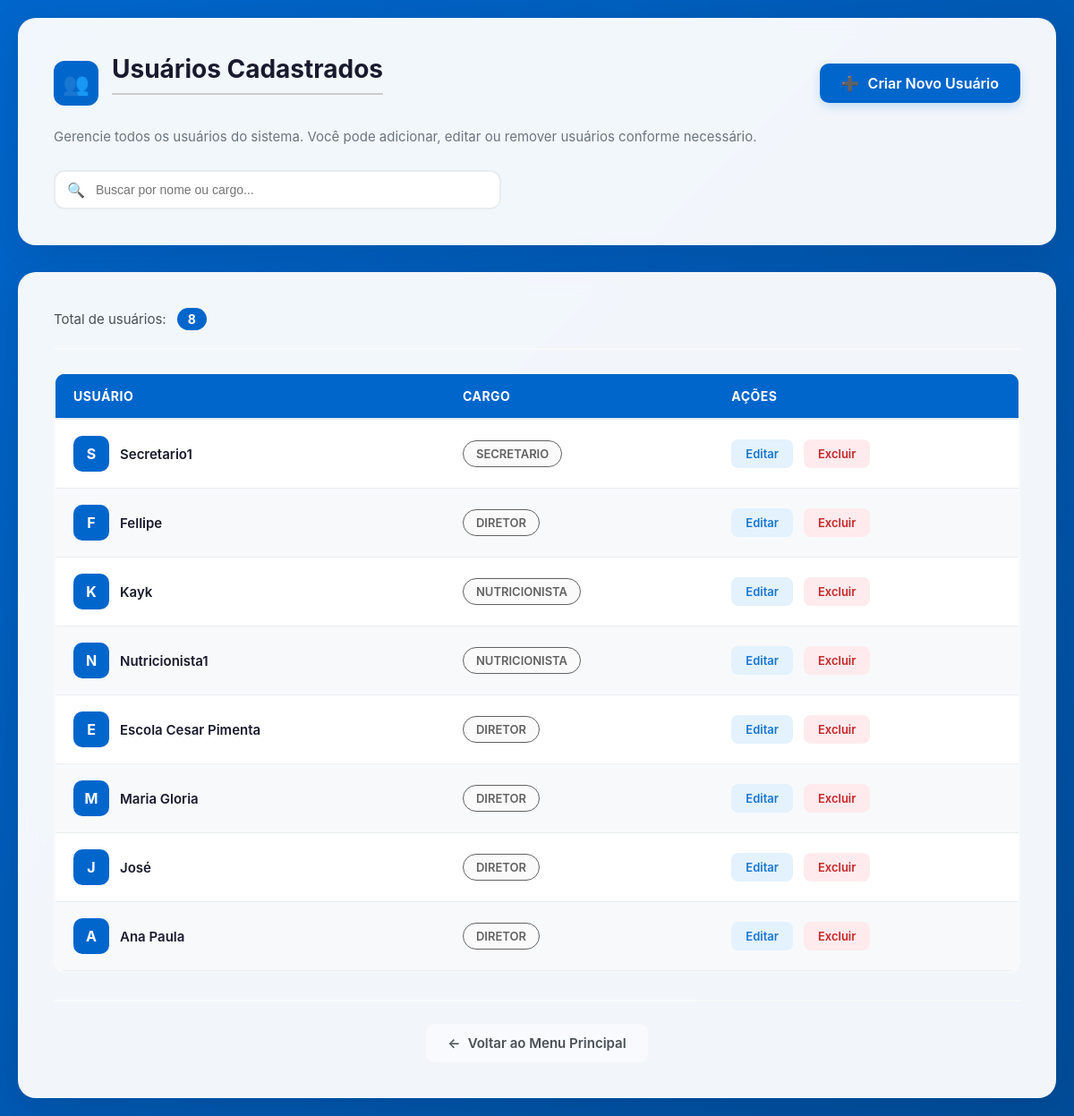
Screenshot of /usuarios/ (signed in) with the database file from the repository.
### usuarios/models.py (models this page shows, shortened)
class Usuario(AbstractUser):
    username_validator = validators.RegexValidator(
        r'^[\w.@+ -]+$',
        'Informe um nome de usuário válido. Este valor pode conter apenas letras, números, espaços e os caracteres @/./+/-/_.'
    )
    username = models.CharField(
        max_length=150,
        unique=True,
        help_text='Obrigatório. 150 caracteres ou menos. Letras, números e espaços apenas.',
        validators=[username_validator],
        error_messages={
            'unique': "Um usuário com este nome já existe.",
        },
    )
    FUNCOES = (
        ('SECRETARIO', 'Secretário'),
        ('DIRETOR', 'Diretor Escolar'),
        ('NUTRICIONISTA', 'Nutricionista'),
    )
    cargo = models.CharField(max_length=20, choices=FUNCOES)
    def is_secretario(self):
        return self.cargo == 'SECRETARIO'

### usuarios/views.py (the view)
# urls.py: path('', views.lista_usuarios, name='lista_usuarios'),
@login_required
@user_passes_test(is_secretario)
def lista_usuarios(request: HttpRequest) -> HttpResponse: #Lista de usuários
    usuarios = Usuario.objects.all()
    return render(request, 'usuarios/lista.html', {'usuarios': usuarios})

### usuarios/views.py (called while the page is built)
def is_secretario(user):
    return user.is_secretario() and user.cargo == "SECRETARIO"

### usuarios/templates/usuarios/lista.html (shortened to what this page needs)
{% load static %}
<!DOCTYPE html>
<html lang="pt-BR">
<head>
    <link rel="stylesheet" href="{% static 'usuarios/base.css' %}">
    <link rel="stylesheet" href="{% static 'usuarios/usuarios_lista.css' %}">
</head>
<body>
    <div class="container-principal">
        <header class="cabecalho-usuarios">
            <div class="cabecalho-topo">
                <div class="titulo-secao">
                    <div class="icone-usuarios">👥</div>
                    <div>
                        <h1>Usuários Cadastrados</h1>
                    </div>
                </div>
                <a href="{% url 'criar_usuario' %}" class="botao-criar">
                    <span>➕</span>
                    Criar Novo Usuário
                </a>
            </div>
            <p class="descricao-secao">
                Gerencie todos os usuários do sistema. Você pode adicionar, editar ou remover usuários conforme necessário.
            </p>
            <div class="barra-pesquisa">
                <input type="text" placeholder="Buscar por nome ou cargo..." id="campoBusca" onkeyup="filtrarUsuarios()">
            </div>
        </header>
        <main class="conteudo-tabela">
            {% if usuarios %}
            <div class="informacoes-topo">
                <div class="contador-usuarios">
                    <span>Total de usuários:</span>
                    <span class="badge-total">{{ usuarios|length }}</span>
                </div>
            </div>
            <div class="tabela-wrapper">
                <table class="tabela-usuarios" id="tabelaUsuarios">
                    <thead>
                        <tr>
                            <th>Usuário</th>
                            <th>Cargo</th>
                            <th>Ações</th>
                        </tr>
                    </thead>
                    <tbody>
                        {% for u in usuarios %}
                        <tr>
                            <td>
                                <div class="coluna-usuario">
                                    <div class="avatar-usuario">{{ u.username|slice:":1"|upper }}</div>
                                    <span class="nome-usuario">{{ u.username }}</span>
                                </div>
                            </td>
                            <td>
                                <span class="badge-cargo {% if u.cargo == 'Secretário' %}secretario{% elif u.cargo == 'Diretor' %}diretor{% elif u.cargo == 'Funcionário' %}funcionario{% else %}outro{% endif %}">
                                    {{ u.cargo }}
                                </span>
                            </td>
                            <td>
                                <div class="acoes-celula">
                                    <a href="{% url 'editar_usuario' u.id %}" class="botao-acao botao-editar">
                                        Editar
                                    </a>
                                    <a href="{% url 'excluir_usuario' u.id %}" class="botao-acao botao-excluir">
                                        Excluir
                                    </a>
                                </div>
                            </td>
                        </tr>
                        {% endfor %}
                    </tbody>
                </table>
            </div>
            {% endif %}
            <footer class="rodape-tabela">
                <a href="{% url 'menu_secretario' %}" class="botao-voltar">
                    <span>←</span>
                    Voltar ao Menu Principal
                </a>
            </footer>
        </main>
    </div>
</body>
</html>

### usuarios/static/usuarios/base.css (style rules this page uses)
body { font-family: 'Gill Sans', 'Gill Sans MT', Calibri, 'Trebuchet MS', sans-serif; margin: 0; padding: 20px; background-color: #f4f4f4; color: #333333; }
h1 { color: #004d99; border-bottom: 2px solid #cccccc; padding-bottom: 10px; margin-bottom: 20px; }
input[type="text"], select { padding: 8px; border: 1px solid #cccccc; border-radius: 4px; }

### rows the page displays
Usuario: username "S", username "Secretario1", cargo "SECRETARIO"
Usuario: username "F", username "Fellipe", cargo "DIRETOR"
Usuario: username "K", username "Kayk", cargo "NUTRICIONISTA"
Usuario: username "N", username "Nutricionista1", cargo "NUTRICIONISTA"
Usuario: username "E", username "Escola Cesar Pimenta", cargo "DIRETOR"
Usuario: username "M", username "Maria Gloria", cargo "DIRETOR"
Usuario: username "J", username "José", cargo "DIRETOR"
Usuario: username "A", username "Ana Paula", cargo "DIRETOR"

### other values shown
{{ usuarios|length }} "8"
